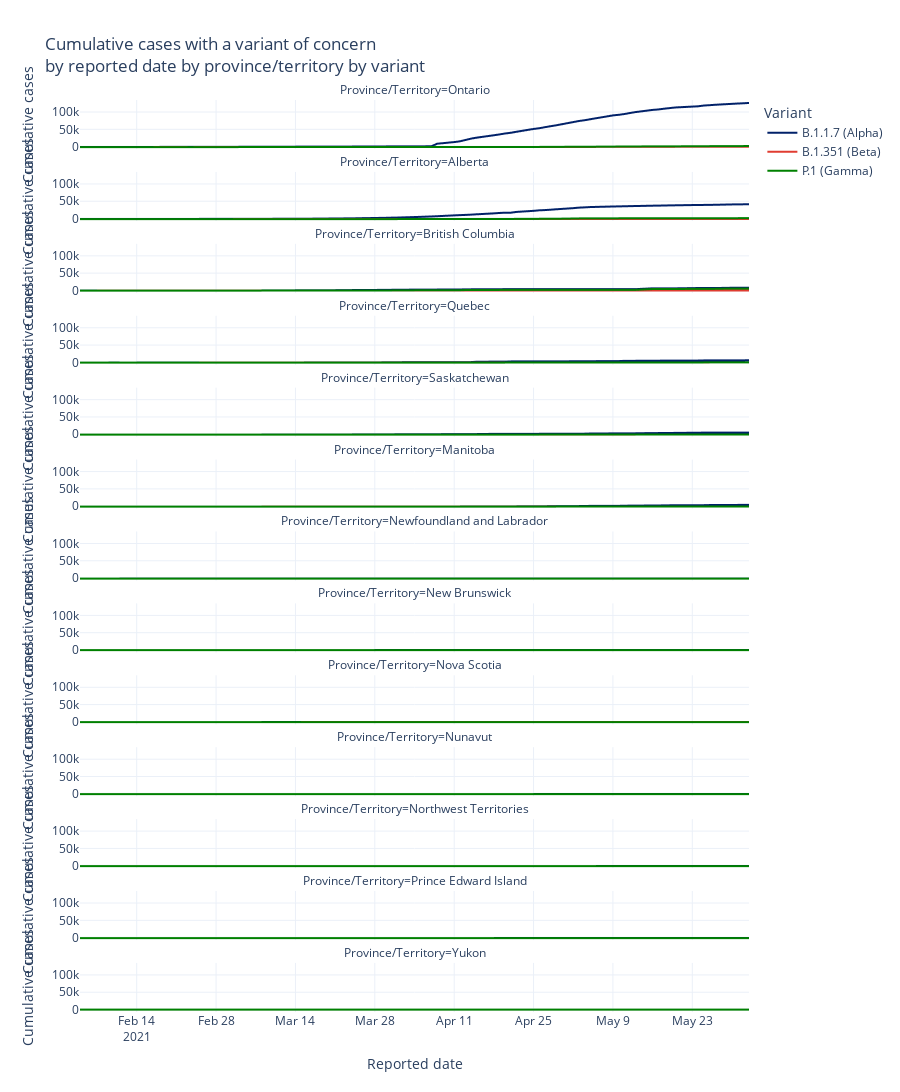

Write notebook code for a chart like this one.
### Markdown cell above
## Cumulative cases

### Code cell
#hide_input
figlineprov
